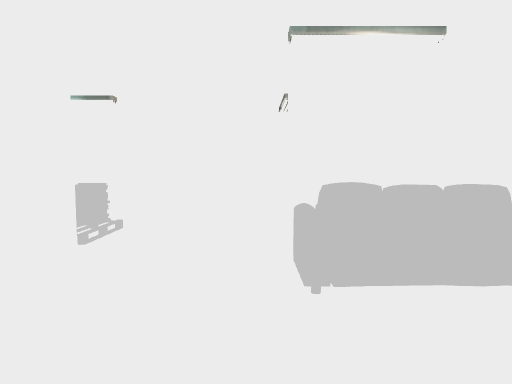
[1] (above)

16 first-person views from a walk through a Unity game level. The camera is 1.3 m above the floor, tilts 4° down and sees 75° across. Doors are open. The floor is counted in squares, 1 m on a side. Each view is taken from the middle of a square. On the plan, view 1 faces up. The plan holds only what a view shows up to about 14 squares ahead; the rest is blank. The place goes on beyond the plan. The player is left out.

[2]
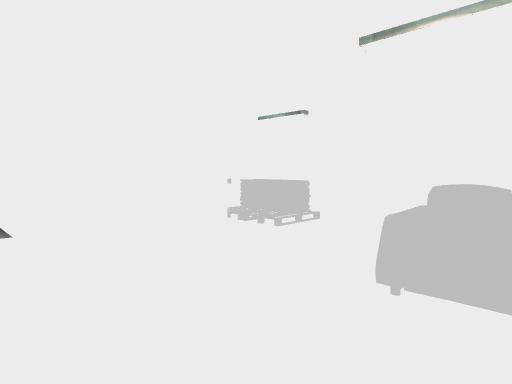

[3]
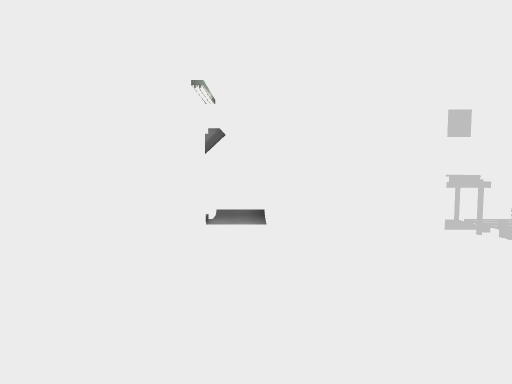

[4]
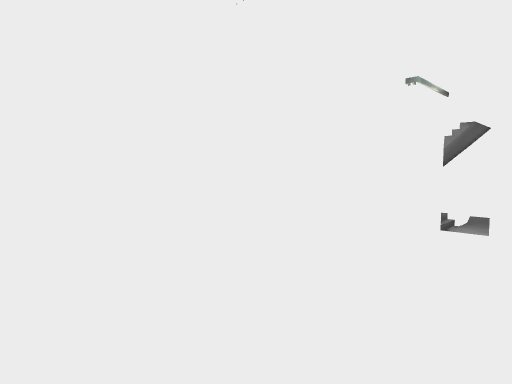

[5]
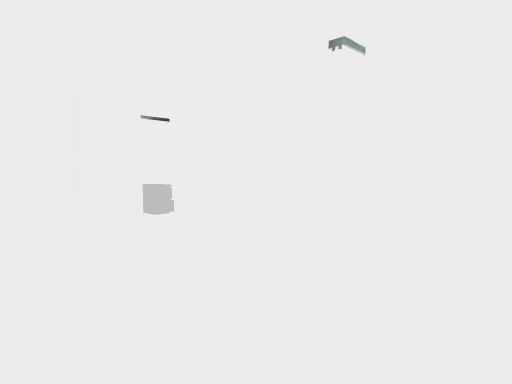

[6]
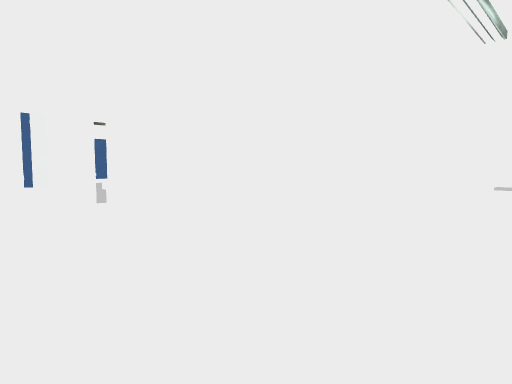

[7]
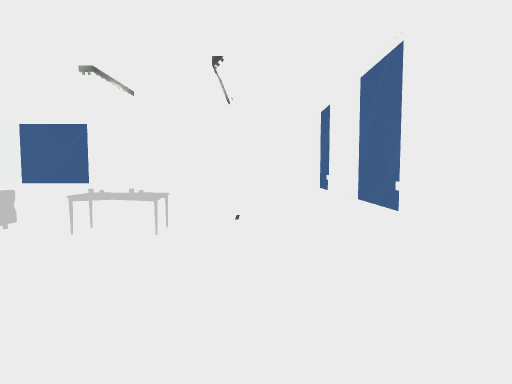

[8]
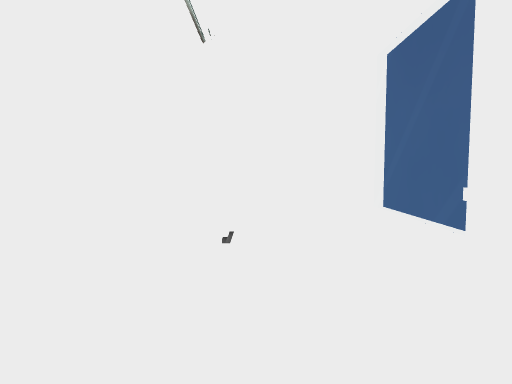

[9]
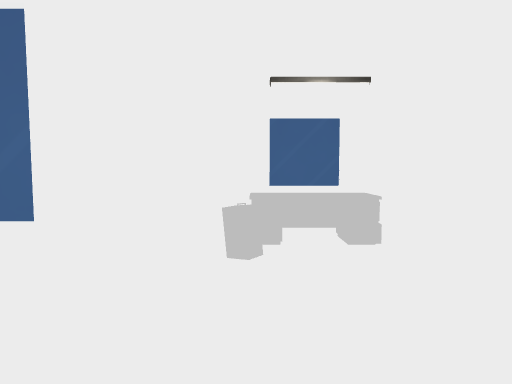

[10]
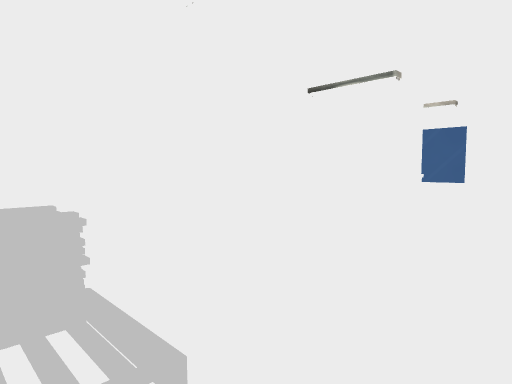

[11]
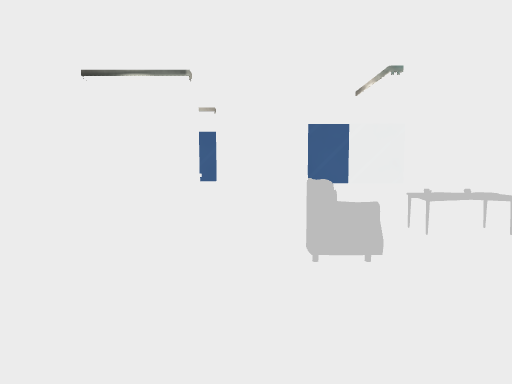

[12]
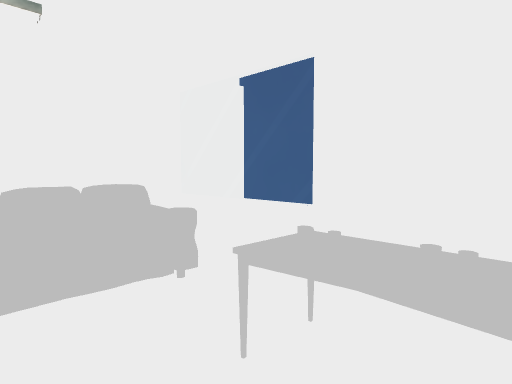

[13]
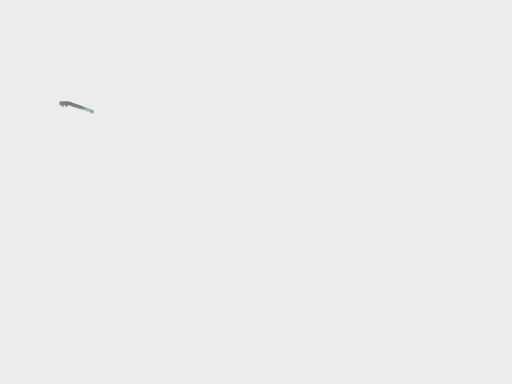

[14]
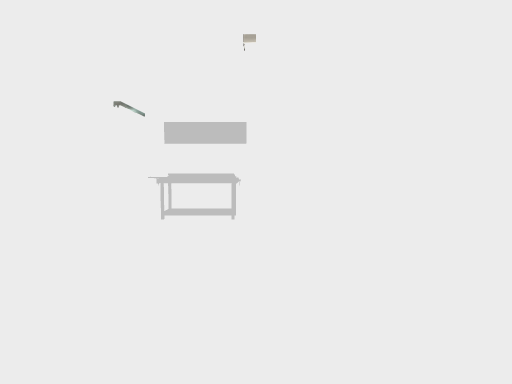

[15]
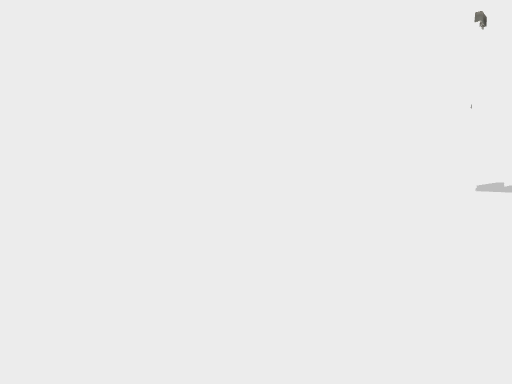

[16]
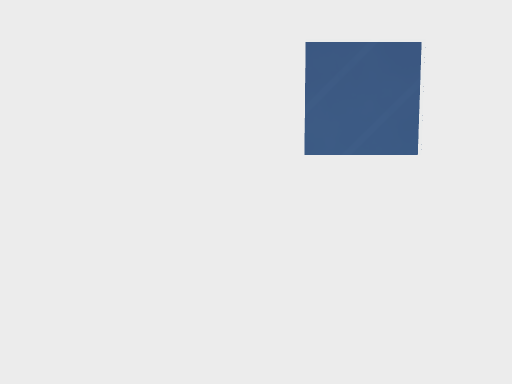

### Floor plan
Key: @ floor where view 1 was taken; # wall or solid block; . main floor; - floor 0.25 m lower than the main floor; : floor 1 m higher than the main floor; _ floor 2.75 m lower than the main floor; / step, stairs or slope; D open door; = window, fence, low wall or low ledge; O other object.
Columns run from 8 left of view 1 to 7 right of it. Each row starts with its distance up from view 1.
  9        #######
  8        # /...#
  7   #OOO##  #..=
  6   #///.#/_D..#
  5   #O......DD##
  4   #O...D.ODD##
  3   #DDD#D.####
  2  #######...O###
  1 ##DD...D...O:
  0  -DD...D@..O
 -1   ##...D#DD#///#
 -2   # .......DD--#
 -3   #DDD#=#=#DD###
 -4   #...#
 -5   #...#
 -6   #..O#
 -7    OOO#
 -8   #DDD#

Positions as (right, up) in squares from view 1, and headings:
1: (0, 0), facing up
2: (2, 0), facing up-left
3: (2, 1), facing left
4: (2, 2), facing down-left
5: (0, 2), facing down-left
6: (0, 4), facing down-left
7: (-4, -2), facing right
8: (-1, -2), facing right
9: (-3, -1), facing down
10: (-4, 4), facing up-right
11: (-4, 5), facing right
12: (1, 0), facing up-right
13: (4, 7), facing left
14: (4, 6), facing left
15: (4, 8), facing down-left
16: (1, 8), facing right
